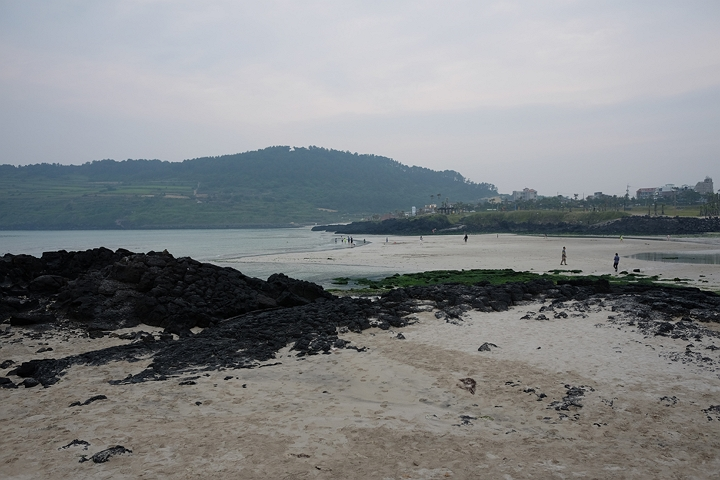
#> input picture 4주차_과제/images/img2.jpg, 720 x 480 px
$ python 03_homography_alignment.py
#> lines starting #> are read from the running program, lines starting #| are printed output that depends on the picture; after the words box and inside, x2 and y2 are one past the last pixel; in counts of white or black regions, pixels touching at a corner belong together
import cv2 as cv
import numpy as np
import matplotlib.pyplot as plt

# 1. 두 이미지 로드 (샘플 이미지 img1.jpg, img2.jpg 선택)
img1 = cv.imread('images/img2.jpg') # 캔버스의 기준이 될 이미지 (왼쪽 사진)
#> img1 is the input picture: shape (480, 720, 3); mean B, G, R 134.4, 132.3, 129.6
img2 = cv.imread('images/img3.jpg') # 변환되어 오른쪽에 붙을 이미지 (오른쪽 사진)
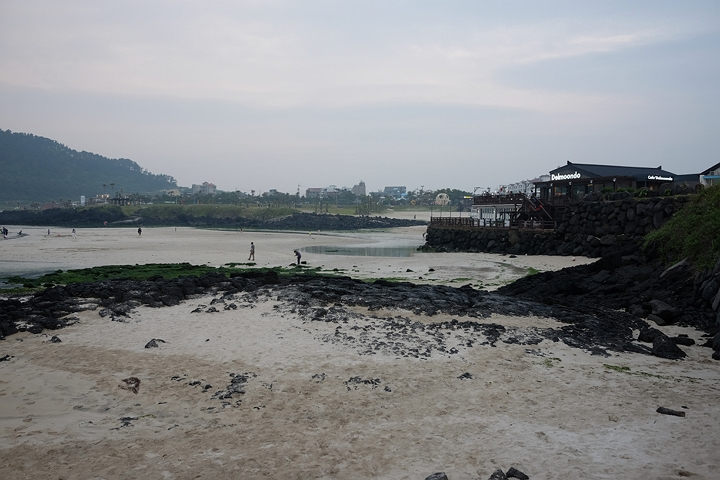
#> input picture 4주차_과제/images/img3.jpg, 720 x 480 px
#> img2 is the input picture: shape (480, 720, 3); mean B, G, R 135, 133.3, 131.4

if img1 is None or img2 is None:
    print('Failed to load images.')
    exit()

img1_rgb = cv.cvtColor(img1, cv.COLOR_BGR2RGB)
img2_rgb = cv.cvtColor(img2, cv.COLOR_BGR2RGB)

# 2. SIFT 객체 생성 및 특징점 검출
sift = cv.SIFT_create()
kp1, des1 = sift.detectAndCompute(img1_rgb, None)
#> kp1 = 942 keypoints; strongest (x, y, size): (466, 237, 2), (638, 270, 2.3), (635, 270, 1.9), (244, 386, 2.5)
kp2, des2 = sift.detectAndCompute(img2_rgb, None)
#> kp2 = 1211 keypoints; strongest (x, y, size): (652, 177, 2.2), (657, 178, 2), (660, 178, 2.2), (408, 270, 2.3)

# 3. 특징점 매칭 및 좋은 매칭점 선별
bf = cv.BFMatcher(cv.NORM_L2)
matches = bf.knnMatch(des1, des2, k=2)
#> matches = 942 matches

good_matches = []
for m, n in matches:
    if m.distance < 0.7 * n.distance:
        good_matches.append(m)
#> after the loop, good_matches = 255 matches

# 매칭 결과 이미지 생성 (시각화용)
img_matches = cv.drawMatches(img1_rgb, kp1, img2_rgb, kp2, good_matches, None, flags=cv.DrawMatchesFlags_NOT_DRAW_SINGLE_POINTS)
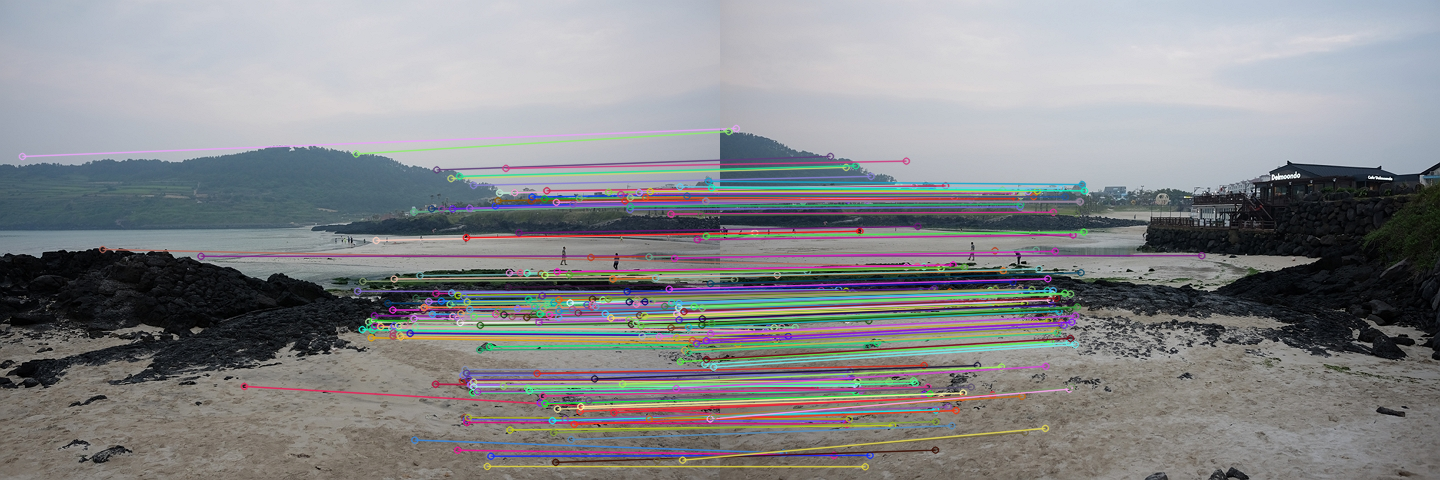
#> img_matches: shape (480, 1440, 3); mean R, G, B 134.4, 135.6, 138.1

# 4. 호모그래피 행렬 계산
# 최소 4개의 매칭점이 필요함
if len(good_matches) > 4:
    # 매칭점의 좌표 추출
    src_pts = np.float32([kp1[m.queryIdx].pt for m in good_matches]).reshape(-1, 1, 2)
#> src_pts = 255 rows, first 8: [21.96, 156], [102.2, 248.9], [200.6, 255.8], [243.9, 385.9], [355.8, 153.5], [357.3, 290.8], [361.7, 329.1], [362.4, 280.8]
    dst_pts = np.float32([kp2[m.trainIdx].pt for m in good_matches]).reshape(-1, 1, 2)
#> dst_pts = 255 rows, first 8: [15.79, 128], [203.4, 266.1], [481.3, 255.2], [125.9, 420.8], [8.29, 131], [6.34, 291], [5.12, 334.8], [14.11, 279.1]

    # RANSAC을 이용한 호모그래피 계산
    # img2의 좌표를 변환하여 img1의 좌표계로 맞춤 (이렇게 하면 오른쪽 사진이 양수 좌표로 확장되므로 잘리지 않습니다)
    H, mask = cv.findHomography(dst_pts, src_pts, cv.RANSAC, 5.0)
#> H = [[0.477, 0.0389, 338.8], [-0.179, 0.839, 42.97], [-0.000712, -4.43e-05, 1]]; mask = 255 values, max 1 at index 4, min 0 at index 0, mean 0.976

    # 5. 한 이미지를 변환하여 정렬 (파노라마)
    # img1을 img2 평면으로 투영.
    # 결과 이미지 캔버스 크기: 너비는 두 이미지 너비의 합, 높이는 두 이미지 중 최대 높이
    h1, w1 = img1_rgb.shape[:2]
#> h1 = 480; w1 = 720
    h2, w2 = img2_rgb.shape[:2]
#> h2 = 480; w2 = 720
    out_w, out_h = w1 + w2, max(h1, h2)
#> out_w = 1440; out_h = 480

    # img2 변환
    warped_img2 = cv.warpPerspective(img2_rgb, H, (out_w, out_h))

    # === 경계선 숨기기 고급 기법 (Distance Transform Blending) ===
    # 1. 파노라마 캔버스 전체 크기에 img1 배치
    full_img1 = np.zeros((out_h, out_w, 3), dtype=np.uint8)
    full_img1[0:h1, 0:w1] = img1_rgb
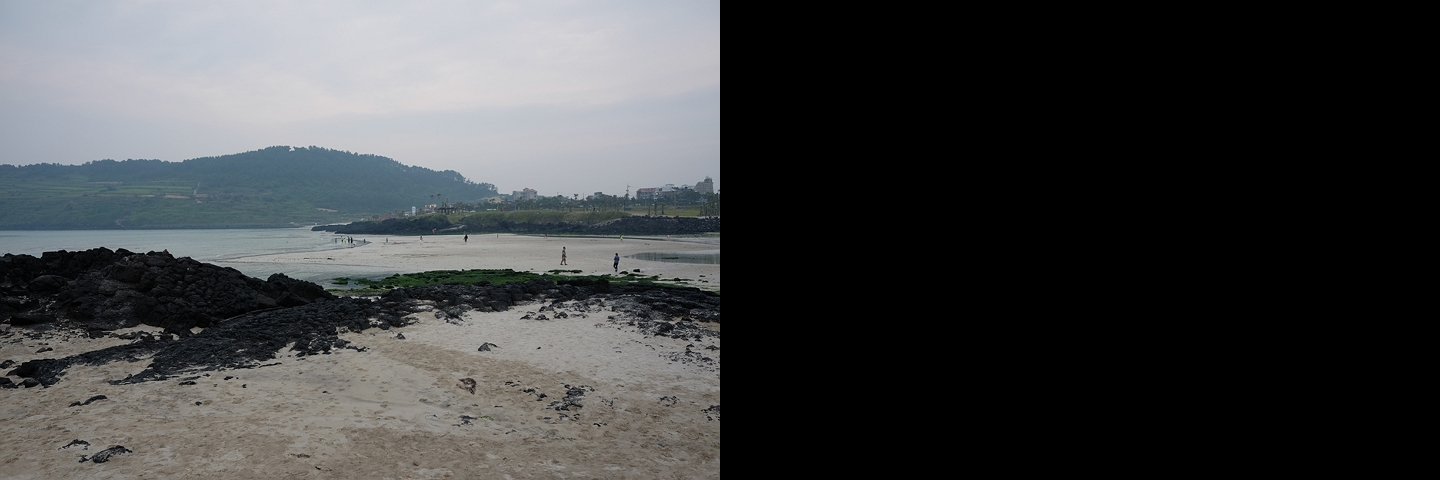
#> full_img1: shape (480, 1440, 3); mean R, G, B 64.8, 66.1, 67.2

    # 2. 두 이미지의 유효(보이는) 픽셀 영역 정보를 담은 마스크 생성
    mask1 = np.zeros((out_h, out_w), dtype=np.uint8)
    mask1[0:h1, 0:w1] = 255

    # warped_img2 중 실제 이미지 데이터가 있는 영역 (검은색 0이 아닌 부분)
    mask2 = np.any(warped_img2 > 0, axis=2).astype(np.uint8) * 255
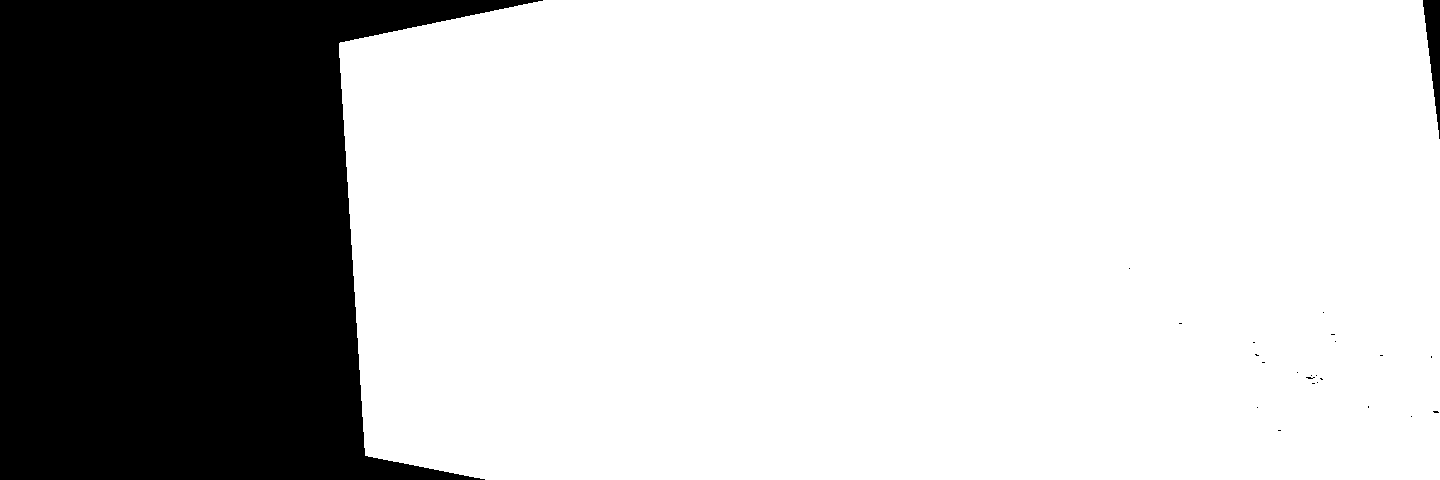
#> mask2: shape (480, 1440); 74.6% white; 24 black regions (22 under 20 px), largest, box (x1, y1, x2, y2) and area: (0, 0, 543, 480) 174501, (1423, 0, 1440, 139) 1236

    # 3. 가장자리(안 보이는 부분의 경계선)로부터 얼마나 멀리 떨어져 있는지 거리 계산
    dist1 = cv.distanceTransform(mask1, cv.DIST_L2, 3)
    dist2 = cv.distanceTransform(mask2, cv.DIST_L2, 3)
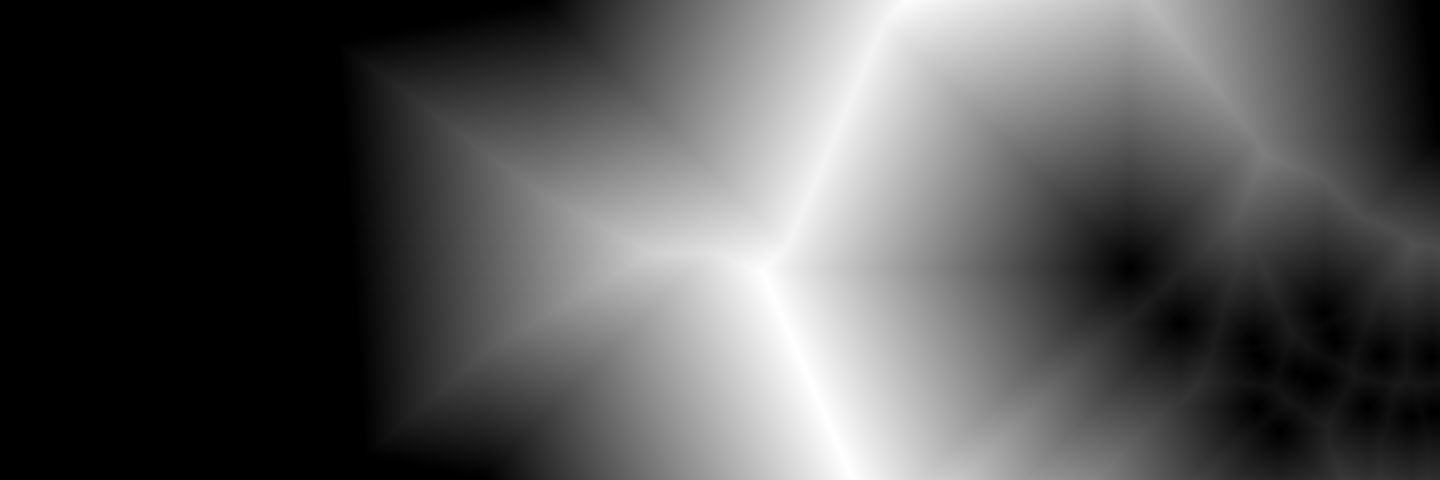
#> dist2: shape (480, 1440) float32; min 0, max 351.7, mean 113.6; drawn with min black and max white

    # 4. 거리들을 활용하여 부드러운 가중치(Alpha) 생성
    # 가장자리에 갈수록(거리가 0이 됨) 알아서 자연스럽게 반대편 사진으로 페이드 인/아웃 됩니다.
    alpha = dist1 / (dist1 + dist2 + 1e-8)
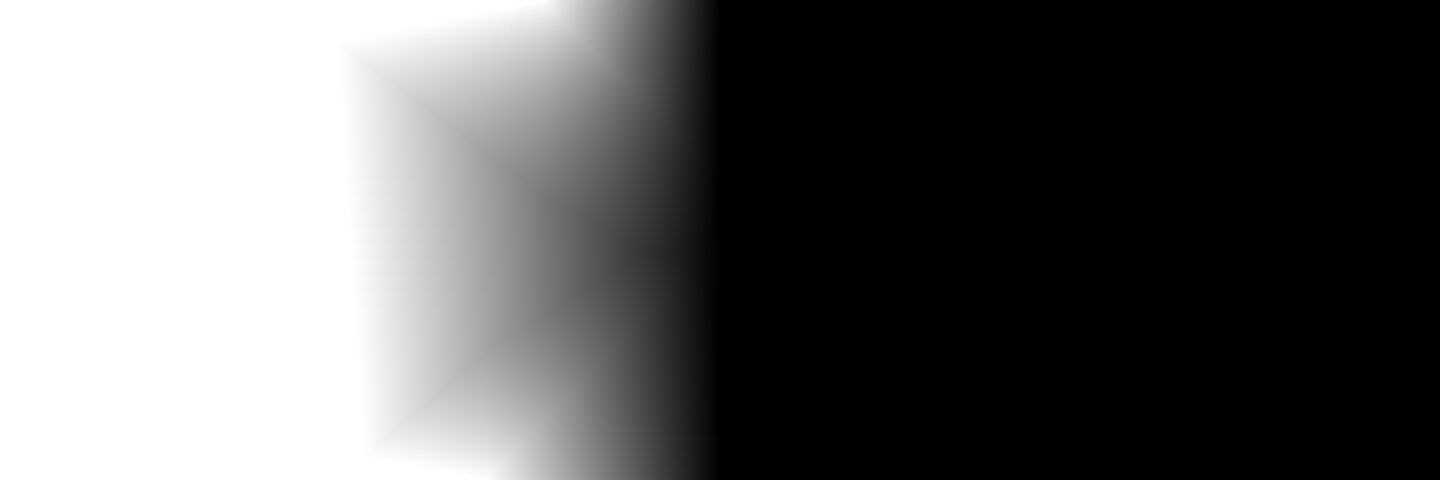
#> alpha: shape (480, 1440) float32; min 0, max 1, mean 0.391
    alpha = alpha[:, :, np.newaxis] # 색상 채널에 맞춰 3차원으로 확장

    # 5. 비율에 맞게 두 이미지를 섞어 완벽하게 이어진 파노라마 생성
    panorama = (full_img1 * alpha + warped_img2 * (1 - alpha)).astype(np.uint8)
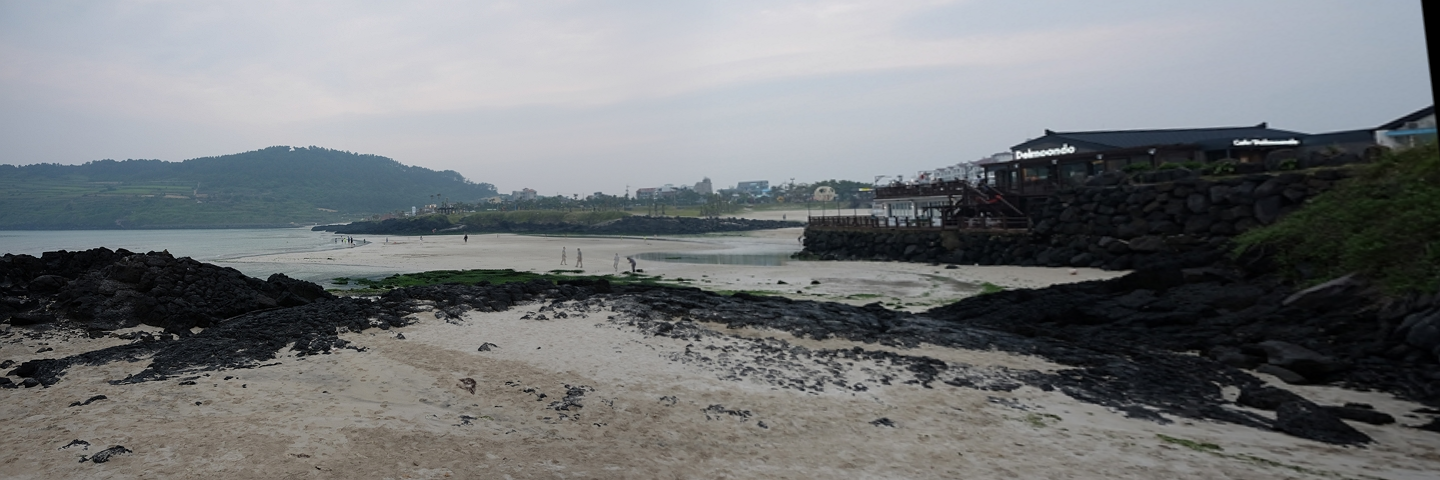
#> panorama: shape (480, 1440, 3); mean R, G, B 115.8, 118.6, 120.7

    # 6. 결과 출력
    plt.figure(figsize=(15, 8))

    plt.subplot(2, 1, 1)
    plt.imshow(img_matches)
    plt.title('Matching Result')
    plt.axis('off')

    plt.subplot(2, 1, 2)
    plt.imshow(panorama)
    plt.title('Warped Image (Panorama)')
    plt.axis('off')

    plt.tight_layout()
    plt.savefig('results/과제3_결과.png')
    print('결과가 results/과제3_결과.png에 저장되었습니다.')
    plt.show()
else:
    print('Not enough matches are found - {}/4'.format(len(good_matches)))
